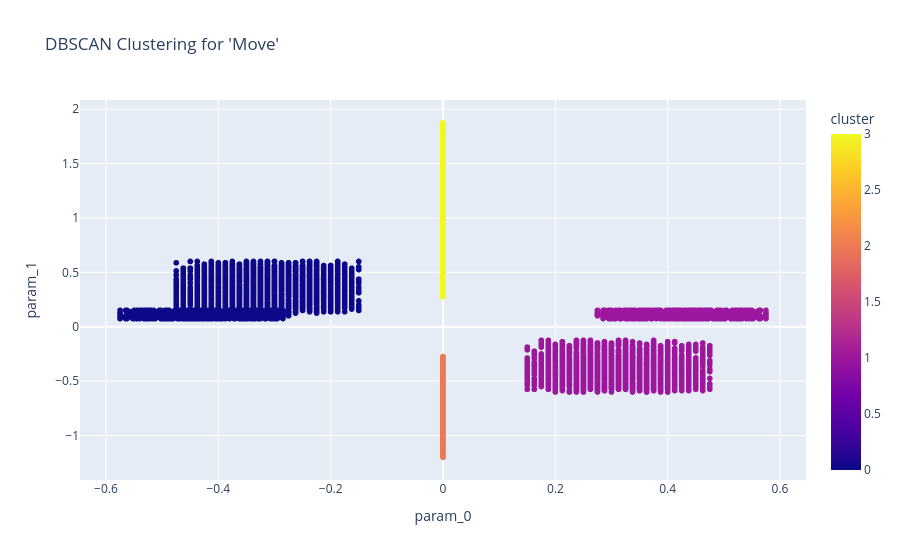

The notebook cell this image was saved under:
### Markdown cell above
# 5. Abstraction after Clustering

### Code cell
print("\n--- PHASE 2: ABSTRACTION ON CLUSTERED STRUCTURES ---")

# 2.1. Cluster a list of specified structures
# Define which structures you want to attempt to cluster.
structure_names_to_cluster = ["Move"] # CHANGED: Now a list
all_clustered_structures = {}

print(f"\nAttempting to cluster structures: {structure_names_to_cluster}...")

for structure_name in structure_names_to_cluster:
    print(f"\n--- Clustering '{structure_name}' ---")
    
    # Get the parameters for the current structure
    params = structures.get(structure_name)
    if not params:
        print(f"Structure '{structure_name}' not found or is empty. Skipping.")
        continue
        
    df = make_df_from_structure(params)

    if df.empty or df.shape[1] == 0:
        print(f"No float parameters to cluster for '{structure_name}'. Skipping.")
        continue

    # Normalize and cluster using DBSCAN
    X = StandardScaler().fit_transform(df.values)
    # Note: You might need to tune eps and min_samples for different structures
    labels = DBSCAN(eps=0.5, min_samples=10).fit_predict(X)
    df["cluster"] = labels
    
    # Visualize the clusters for the current structure
    num_clusters_found = len(set(labels)) - (1 if -1 in labels else 0)
    print(f"Found {num_clusters_found} clusters for '{structure_name}'.")
    
    fig = px.scatter(
        df, 
        x="param_0", 
        y="param_1" if "param_1" in df.columns else None, 
        color="cluster",
        title=f"DBSCAN Clustering for '{structure_name}'"
    )
    fig.show()

    # Create new, more specific structures based on the clusters found
    cluster_map = defaultdict(list)
    for i, label in enumerate(labels):
        if label != -1:  # Ignore noise points
            # Create a unique name for the new clustered structure
            new_structure_name = f"{structure_name.lower()}_cluster_{label}"
            cluster_map[new_structure_name].append(params[i])
            
    # Add the newly found clusters to our collection
    all_clustered_structures.update(dict(cluster_map))

### Figure 1 — Plotly figure (JSON) as saved in the notebook; plotly's stock layout.template omitted (floating-point values rounded to 4 significant figures; data arrays with more than 128 entries replaced by an {"elided": "..."} marker saying what was removed)
{"data": [{"hovertemplate": "param_0=%{x}<br>param_1=%{y}<br>cluster=%{marker.color}<extra></extra>", "legendgroup": "", "marker": {"color": {"elided": "12000 int values"}, "coloraxis": "coloraxis", "symbol": "circle"}, "mode": "markers", "name": "", "showlegend": false, "type": "scattergl", "x": {"elided": "12000 float values"}, "xaxis": "x", "y": {"elided": "12000 float values"}, "yaxis": "y"}], "layout": {"coloraxis": {"colorbar": {"title": {"text": "cluster"}}, "colorscale": [[0, "#0d0887"], [0.1111, "#46039f"], [0.2222, "#7201a8"], [0.3333, "#9c179e"], [0.4444, "#bd3786"], [0.5556, "#d8576b"], [0.6667, "#ed7953"], [0.7778, "#fb9f3a"], [0.8889, "#fdca26"], [1, "#f0f921"]]}, "legend": {"tracegroupgap": 0}, "title": {"text": "DBSCAN Clustering for 'Move'"}, "xaxis": {"anchor": "y", "domain": [0, 1], "title": {"text": "param_0"}}, "yaxis": {"anchor": "x", "domain": [0, 1], "title": {"text": "param_1"}}}}
